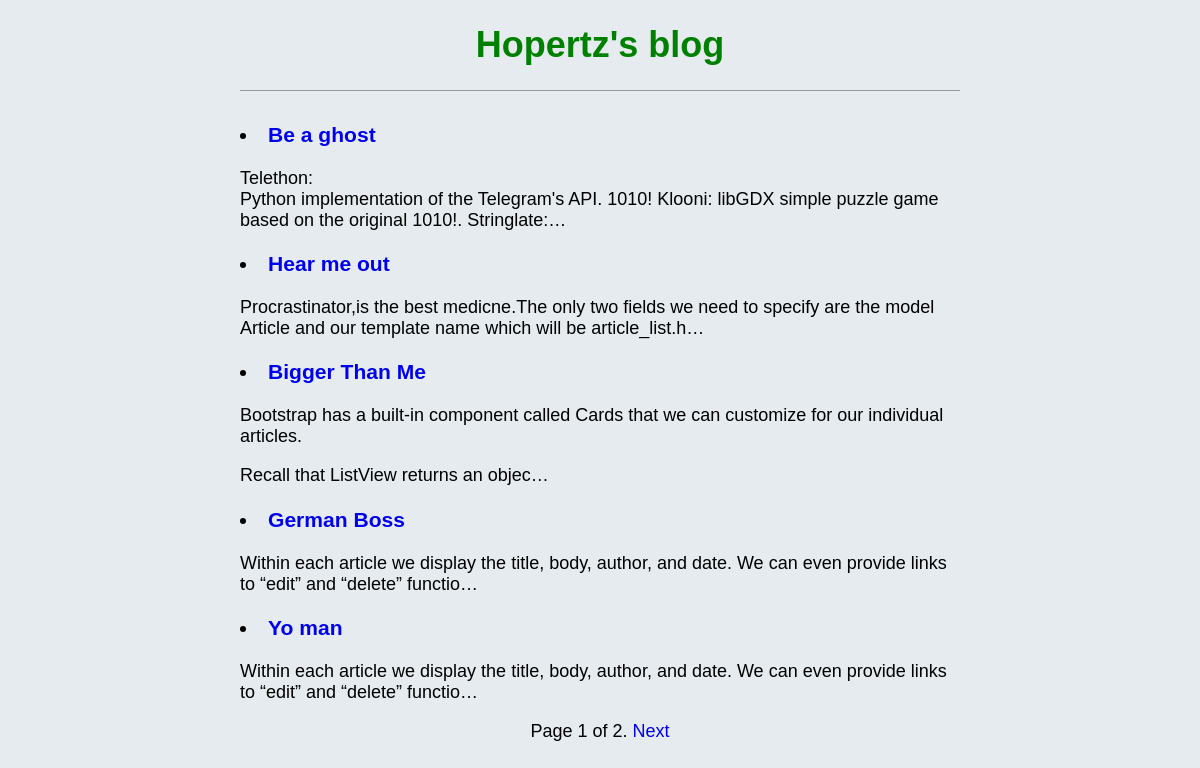
Screenshot of /blog/ with the database file from the repository.
### blog/models.py (models this page shows, shortened)
class Post(models.Model):
    title = models.CharField(max_length=200)
    author = models.ForeignKey(
        'auth.User',
        on_delete=models.CASCADE,
    )
    body = RichTextField(blank=True, null=True)
    post_date = models.DateTimeField(auto_now=True)

### blog/views.py (the view)
# urls.py: path('', BlogListView.as_view(), name='home'),
class BlogListView(ListView):
    model = Post
    paginate_by = 5
    template_name = 'home.html'

### templates/home.html (shortened to what this page needs)
{% extends 'base.html' %}
{% block content %}
  {% for post in object_list %}
   <div class="post-entry">
       <h3><li><a href="{% url 'post_detail' post.pk %}" style="text-decoration:none">{{ post.title }}
           </a></li></h3><p>{{ post.body|safe|truncatechars:150 }}</p>
   </div>
  {% endfor %}
 <div class="pagination">
    <span class="step-links">
      <span class="current">
         Page {{ page_obj.number }} of {{ page_obj.paginator.num_pages }}.
      </span>
        {% if page_obj.has_next %}
           <a href="?page={{ page_obj.next_page_number }}" style="text-decoration:none" >Next</a>
        {% endif %}
      </span>
 </div>
 {% endblock content %}

### templates/base.html (shortened to what this page needs)
<!DOCTYPE html>
{% load static %}
<html>
    <head>
        <link rel="stylesheet" type="text/css" href="{% static 'blog/css/base.css' %}">
    </head>
    <body>
        <header>
                <div class="center" style ="place-content: center">
                    <h1>
                        <a href="{% url 'home' %}" >Hopertz's blog</a>
                    </h1>
                </div>
        </header>
        <div class="blog-page">
            {% block content %}
            {% endblock content %}
        </div>
    </body>
</html>

### blog/static/blog/css/base.css (style rules this page uses)
body { font-family: 'Source Sans Pro', sans-serif; font-size: 18px; background-color: #e5ebee; max-width: 720px; margin: 0 auto; }
header { border-bottom: 1px solid #999; margin-bottom: 2rem; display: flex; justify-content: center; align-items: center; text-align: center; }
header h1 a { color: green; text-decoration: none; display: flex; justify-content: center; align-items: center; text-align: center; }
.center h1 { display:flex; justify-content: center; align-items: center; text-align: center; }
.pagination { text-align: center; }

### rows the page displays
Post: title "Be a ghost", body "Telethon: Python implementation of the Telegram's API. 1010! Klooni: libGDX simple puzzle game based on the original 1010!. Stringlate:…"
Post: title "Hear me out", body "Procrastinator,is the best medicne.The only two fields we need to specify are the model Article and our template name which will be article_list.h…"
Post: title "Bigger Than Me", body "Bootstrap has a built-in component called Cards that we can customize for our individual articles. Recall that ListView returns an objec…"
Post: title "German Boss", body "Within each article we display the title, body, author, and date. We can even provide links to “edit” and “delete” functio…"
Post: title "Yo man", body "Within each article we display the title, body, author, and date. We can even provide links to “edit” and “delete” functio…"

### other values shown
{{ page_obj.number }} "1"
{{ page_obj.paginator.num_pages }} "2"
